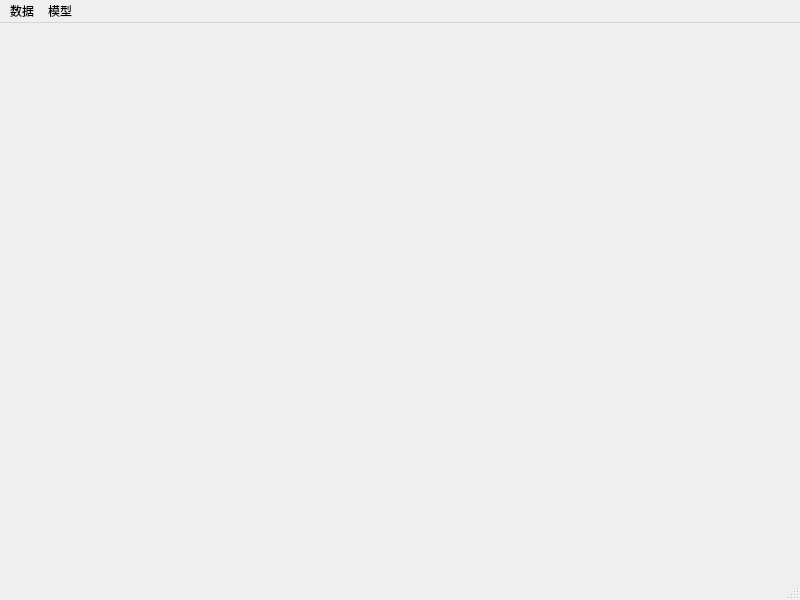
<?xml version="1.0" encoding="UTF-8"?>
<ui version="4.0">
 <class>MainWindow</class>
 <widget class="QMainWindow" name="MainWindow">
  <property name="geometry">
   <rect>
    <x>0</x>
    <y>0</y>
    <width>800</width>
    <height>600</height>
   </rect>
  </property>
  <property name="windowTitle">
   <string>智能预测系统</string>
  </property>
  <widget class="QWidget" name="centralwidget">
   <property name="styleSheet">
    <string notr="true">border-image: url(:/background/ML.jpeg);</string>
   </property>
   <widget class="QLabel" name="label">
    <property name="geometry">
     <rect>
      <x>3</x>
      <y>1</y>
      <width>791</width>
      <height>561</height>
     </rect>
    </property>
    <property name="styleSheet">
     <string notr="true">background-image: url(:/picture/ML.jpeg);</string>
    </property>
    <property name="text">
     <string/>
    </property>
   </widget>
  </widget>
  <widget class="QMenuBar" name="menubar">
   <property name="geometry">
    <rect>
     <x>0</x>
     <y>0</y>
     <width>800</width>
     <height>22</height>
    </rect>
   </property>
   <widget class="QMenu" name="menu_1">
    <property name="geometry">
     <rect>
      <x>0</x>
      <y>0</y>
      <width>114</width>
      <height>63</height>
     </rect>
    </property>
    <property name="sizePolicy">
     <sizepolicy hsizetype="Maximum" vsizetype="Preferred">
      <horstretch>0</horstretch>
      <verstretch>0</verstretch>
     </sizepolicy>
    </property>
    <property name="title">
     <string>数据</string>
    </property>
    <addaction name="act_1_1"/>
   </widget>
   <widget class="QMenu" name="menu_2">
    <property name="title">
     <string>模型</string>
    </property>
    <addaction name="act_2_1"/>
    <addaction name="act_2_2"/>
    <addaction name="act_2_3"/>
   </widget>
   <addaction name="menu_1"/>
   <addaction name="menu_2"/>
  </widget>
  <widget class="QStatusBar" name="statusbar"/>
  <action name="action234324">
   <property name="text">
    <string>234324</string>
   </property>
  </action>
  <action name="act_1_1">
   <property name="enabled">
    <bool>true</bool>
   </property>
   <property name="text">
    <string>数据输入</string>
   </property>
   <property name="iconText">
    <string>数据输入</string>
   </property>
   <property name="toolTip">
    <string>数据输入</string>
   </property>
  </action>
  <action name="act_2_1">
   <property name="text">
    <string>模型训练</string>
   </property>
  </action>
  <action name="act_2_2">
   <property name="text">
    <string>模型验证</string>
   </property>
  </action>
  <action name="act_2_3">
   <property name="text">
    <string>模型预测</string>
   </property>
  </action>
 </widget>
 <resources>
  <include location="../图片/picture.qrc"/>
 </resources>
 <connections/>
</ui>
